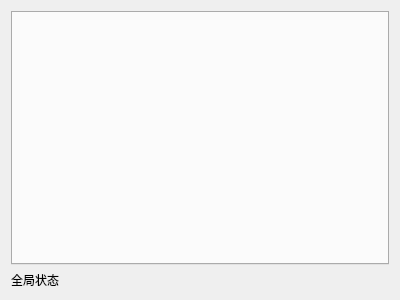
<?xml version="1.0" encoding="UTF-8"?>
<ui version="4.0">
 <class>MonitorWindow</class>
 <widget class="QWidget" name="MonitorWindow">
  <property name="geometry">
   <rect>
    <x>0</x>
    <y>0</y>
    <width>400</width>
    <height>300</height>
   </rect>
  </property>
  <property name="windowTitle">
   <string>MonitorWindow</string>
  </property>
  <layout class="QVBoxLayout" name="MonitorWindowLayout">
   <item>
    <widget class="QTabWidget" name="tabWidget">
     <property name="currentIndex">
      <number>-1</number>
     </property>
    </widget>
   </item>
   <item>
    <widget class="QLabel" name="globalStatusLabel">
     <property name="text">
      <string>全局状态</string>
     </property>
    </widget>
   </item>
  </layout>
 </widget>
 <layoutdefault spacing="6" margin="11"/>
 <resources/>
 <connections/>
</ui>
